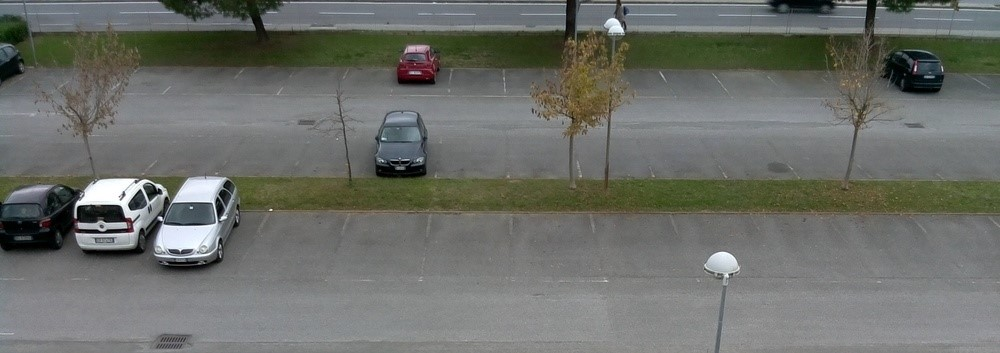
#> input picture images/image (1).jpg, 1000 x 353 px
$ jupyter execute Vehicle_Detection_Image.ipynb   (shell and % lines are left out)
#> lines starting #> are read from the running program, lines starting #| are printed output that depends on the picture; after the words box and inside, x2 and y2 are one past the last pixel; in counts of white or black regions, pixels touching at a corner belong together
[cell 1]
import cv2

[cell 2]
import matplotlib.pyplot as plt

[cell 3]
car_cascade = cv2.CascadeClassifier('cars.xml')

[cell 4]
frame = cv2.imread('./images/image (1).jpg')
#> frame is the input picture: shape (353, 1000, 3); mean B, G, R 105.3, 110.4, 108

[cell 5]
# Image Input
plt.imshow(frame)
plt.show()

[cell 6]
gray = cv2.cvtColor(frame, cv2.COLOR_BGR2GRAY)
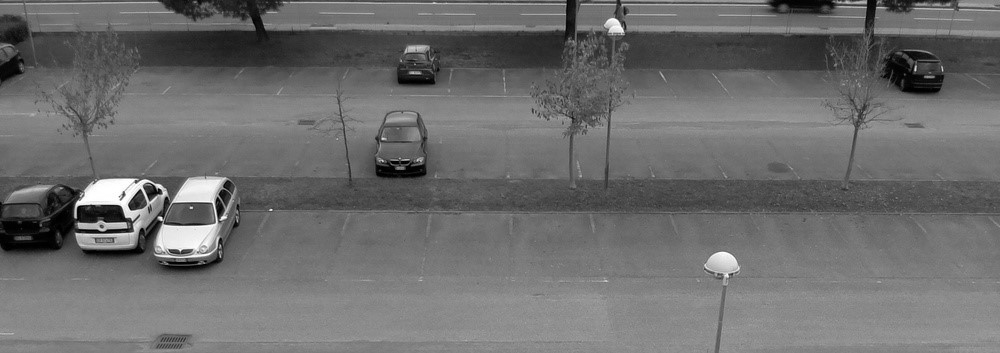
#> gray: shape (353, 1000); min 0, max 255, mean 109.1

[cell 7]
cars = car_cascade.detectMultiScale(gray, 1.1, 1)
#> cars = [[902, 110, 26, 26], [385, 40, 63, 63], [885, 40, 73, 73], [364, 128, 72, 72], [146, 161, 87, 87], [134, 200, 108, 108]]

[cell 8]
for (x,y,w,h) in cars:
        cv2.rectangle(frame,(x,y),(x+w,y+h),(0,255,0),2)
#> this loop made 6 passes
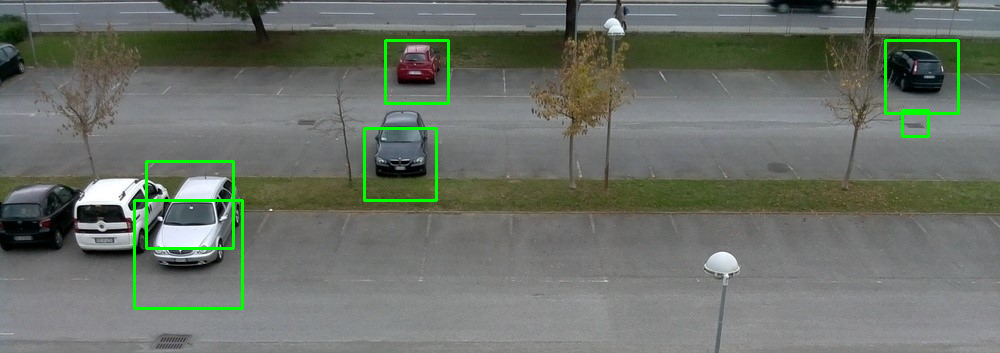
#> frame: shape (353, 1000, 3); 1.44% of pixels changed, all inside (x1, y1, x2, y2) = (133, 39, 960, 310)

[cell 9]
plt.imshow(frame)
plt.show()

[cell 10]
# Number of Vehicles(cars) detected
print(cars.shape[0])
#| 6

$ run again, with images/image (10).jpg copied over images/image (1).jpg
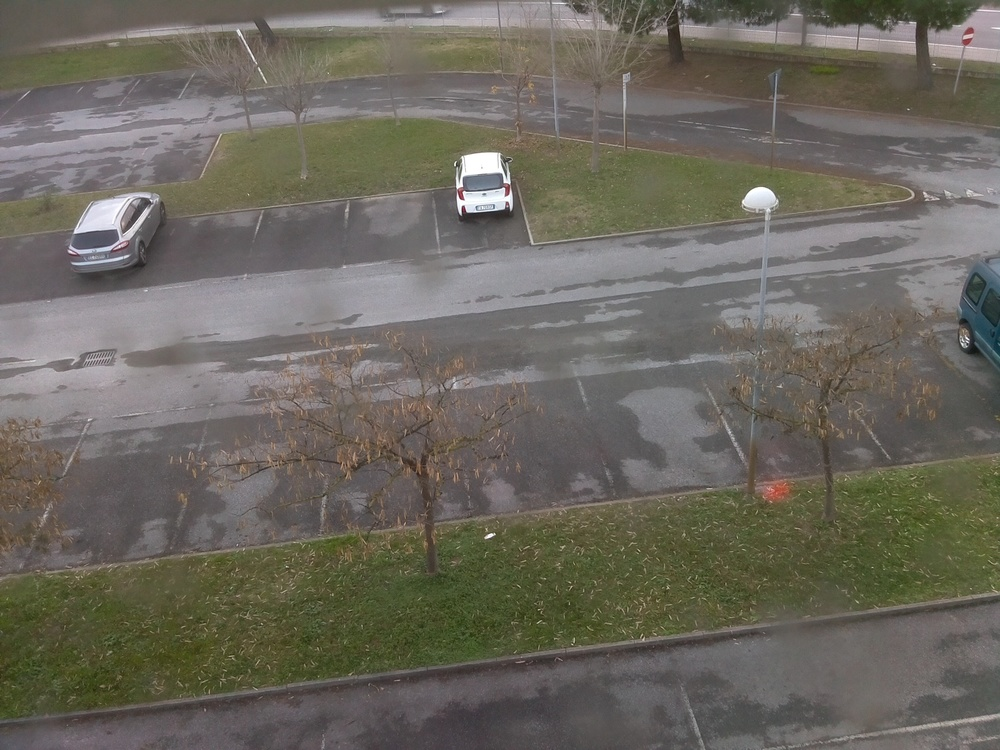
#> input picture images/image (10).jpg, 1000 x 750 px
#> frame is the input picture: shape (750, 1000, 3); mean B, G, R 94.3, 104, 107.6
#> `gray = cv2.cvtColor(frame, cv2.COLOR_BGR2GRAY)`:
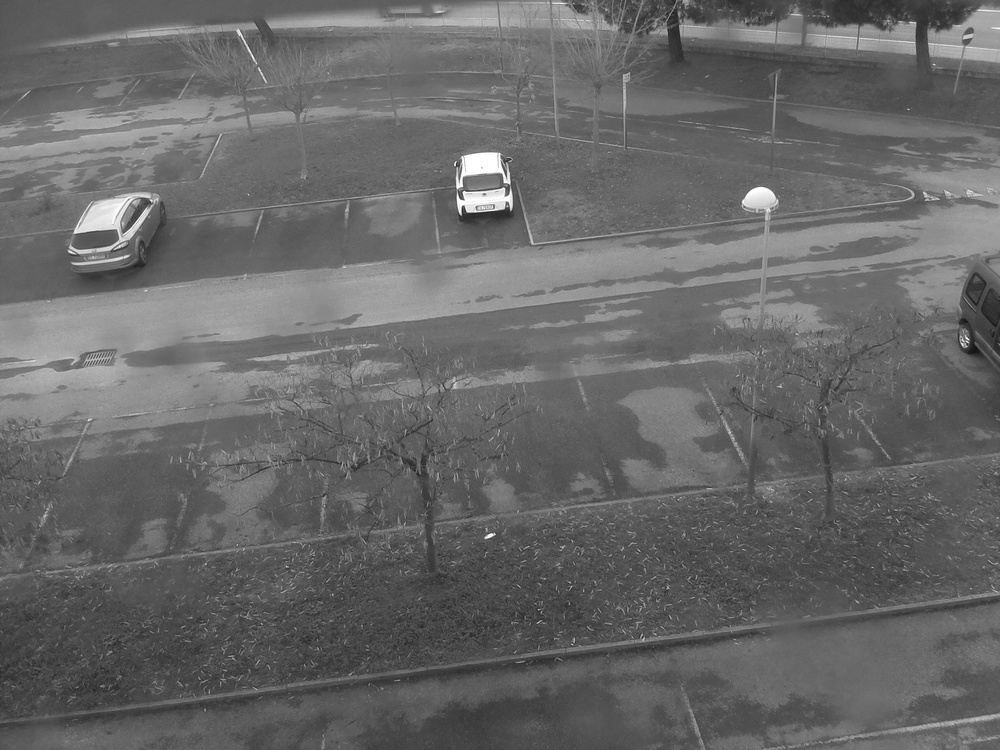
#> gray: shape (750, 1000); min 19, max 255, mean 103.9
#> cars = [[864, 440, 28, 28], [102, 98, 45, 45]]
#> the loop `for (x,y,w,h) in cars:` made 2 passes
#> after the loop `for (x,y,w,h) in cars:`:
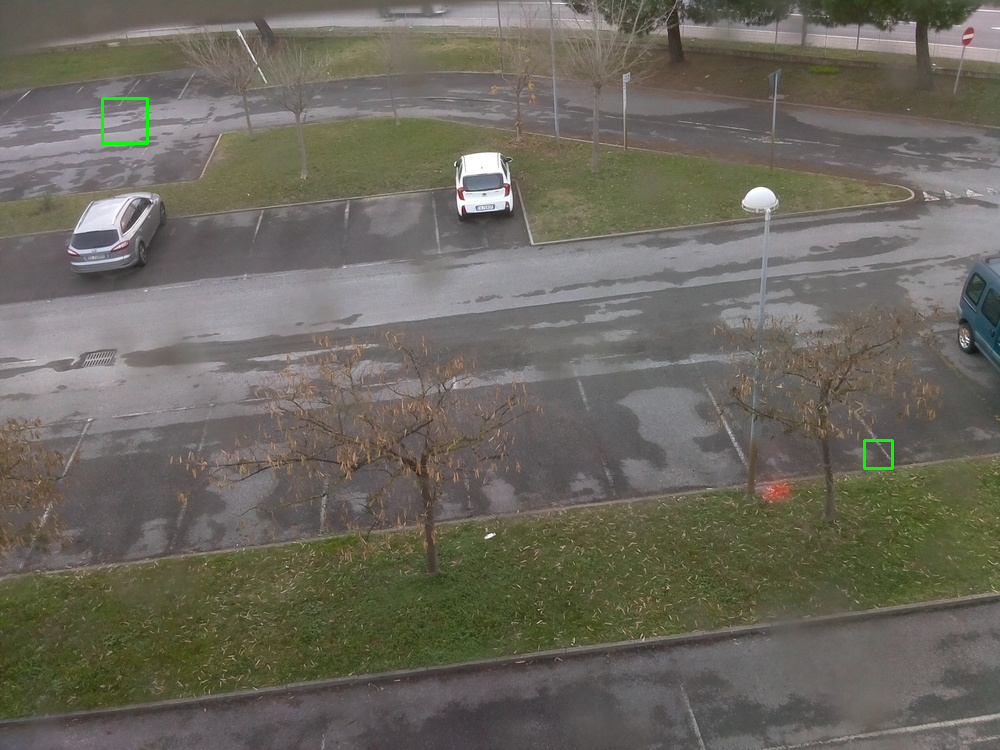
#> frame: shape (750, 1000, 3); 0.12% of pixels changed, all inside (x1, y1, x2, y2) = (101, 97, 894, 470)
#| 2

$ run again, with images/image (12).jpg copied over images/image (1).jpg
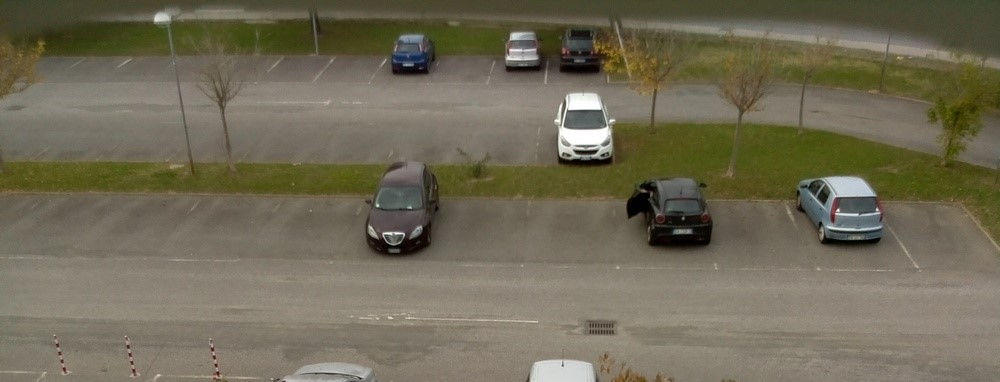
#> input picture images/image (12).jpg, 1000 x 382 px
#> frame is the input picture: shape (382, 1000, 3); mean B, G, R 86.7, 106.9, 112.8
#> `gray = cv2.cvtColor(frame, cv2.COLOR_BGR2GRAY)`:
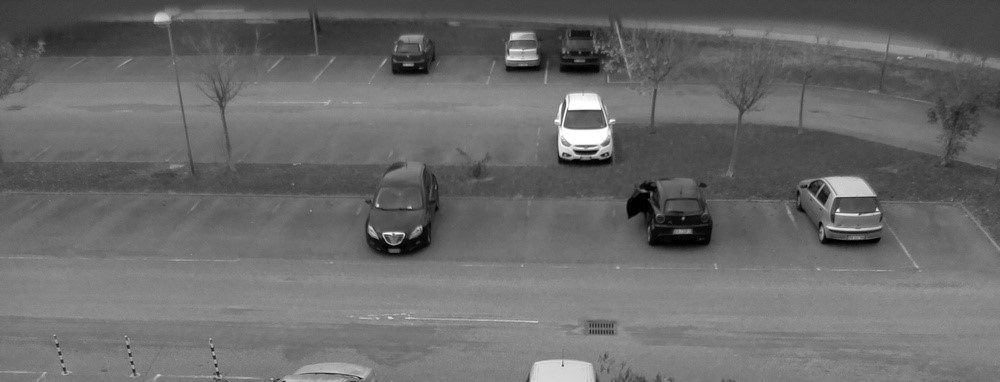
#> gray: shape (382, 1000); min 0, max 255, mean 106.4
#> cars = [[376, 28, 66, 66], [580, 304, 43, 43], [491, 32, 59, 59], [554, 78, 62, 62], [544, 23, 72, 72], [807, 181, 97, 97], [346, 186, 101, 101], [622, 166, 116, 116]]
#> the loop `for (x,y,w,h) in cars:` made 8 passes
#> after the loop `for (x,y,w,h) in cars:`:
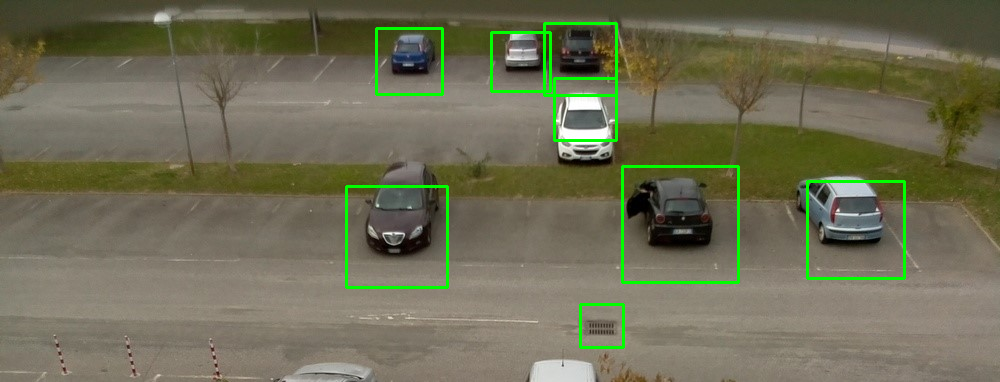
#> frame: shape (382, 1000, 3); 1.9% of pixels changed, all inside (x1, y1, x2, y2) = (345, 22, 906, 349)
#| 8
